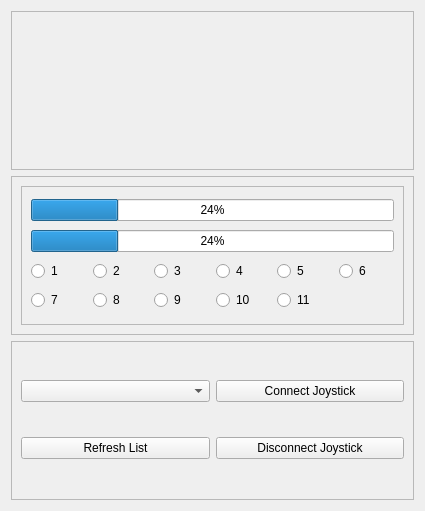
<?xml version="1.0" encoding="UTF-8"?>
<ui version="4.0">
 <class>joy_vis_widget</class>
 <widget class="QWidget" name="joy_vis_widget">
  <property name="geometry">
   <rect>
    <x>0</x>
    <y>0</y>
    <width>425</width>
    <height>511</height>
   </rect>
  </property>
  <property name="windowTitle">
   <string>Joystick Visualizer</string>
  </property>
  <layout class="QVBoxLayout" name="verticalLayout">
   <item>
    <widget class="QFrame" name="axis_frame">
     <property name="frameShape">
      <enum>QFrame::StyledPanel</enum>
     </property>
     <property name="frameShadow">
      <enum>QFrame::Raised</enum>
     </property>
     <layout class="QHBoxLayout" name="horizontalLayout"/>
    </widget>
   </item>
   <item>
    <widget class="QFrame" name="frame_2">
     <property name="frameShape">
      <enum>QFrame::StyledPanel</enum>
     </property>
     <property name="frameShadow">
      <enum>QFrame::Raised</enum>
     </property>
     <layout class="QVBoxLayout" name="verticalLayout_2">
      <item>
       <widget class="QFrame" name="frame_4">
        <property name="frameShape">
         <enum>QFrame::StyledPanel</enum>
        </property>
        <property name="frameShadow">
         <enum>QFrame::Raised</enum>
        </property>
        <layout class="QGridLayout" name="gridLayout">
         <item row="2" column="1">
          <widget class="QRadioButton" name="btn_2">
           <property name="enabled">
            <bool>true</bool>
           </property>
           <property name="text">
            <string>2</string>
           </property>
           <property name="checkable">
            <bool>true</bool>
           </property>
           <property name="autoExclusive">
            <bool>false</bool>
           </property>
          </widget>
         </item>
         <item row="3" column="4">
          <widget class="QRadioButton" name="btn_11">
           <property name="enabled">
            <bool>true</bool>
           </property>
           <property name="text">
            <string>11</string>
           </property>
           <property name="checkable">
            <bool>true</bool>
           </property>
           <property name="autoExclusive">
            <bool>false</bool>
           </property>
          </widget>
         </item>
         <item row="2" column="3">
          <widget class="QRadioButton" name="btn_4">
           <property name="enabled">
            <bool>true</bool>
           </property>
           <property name="text">
            <string>4</string>
           </property>
           <property name="checkable">
            <bool>true</bool>
           </property>
           <property name="autoExclusive">
            <bool>false</bool>
           </property>
          </widget>
         </item>
         <item row="3" column="1">
          <widget class="QRadioButton" name="btn_8">
           <property name="enabled">
            <bool>true</bool>
           </property>
           <property name="text">
            <string>8</string>
           </property>
           <property name="checkable">
            <bool>true</bool>
           </property>
           <property name="autoExclusive">
            <bool>false</bool>
           </property>
          </widget>
         </item>
         <item row="2" column="0">
          <widget class="QRadioButton" name="btn_1">
           <property name="enabled">
            <bool>true</bool>
           </property>
           <property name="text">
            <string>1</string>
           </property>
           <property name="checkable">
            <bool>true</bool>
           </property>
           <property name="autoExclusive">
            <bool>false</bool>
           </property>
          </widget>
         </item>
         <item row="2" column="4">
          <widget class="QRadioButton" name="btn_5">
           <property name="enabled">
            <bool>true</bool>
           </property>
           <property name="text">
            <string>5</string>
           </property>
           <property name="checkable">
            <bool>true</bool>
           </property>
           <property name="autoExclusive">
            <bool>false</bool>
           </property>
          </widget>
         </item>
         <item row="2" column="2">
          <widget class="QRadioButton" name="btn_3">
           <property name="enabled">
            <bool>true</bool>
           </property>
           <property name="text">
            <string>3</string>
           </property>
           <property name="checkable">
            <bool>true</bool>
           </property>
           <property name="autoExclusive">
            <bool>false</bool>
           </property>
          </widget>
         </item>
         <item row="3" column="2">
          <widget class="QRadioButton" name="btn_9">
           <property name="enabled">
            <bool>true</bool>
           </property>
           <property name="text">
            <string>9</string>
           </property>
           <property name="checkable">
            <bool>true</bool>
           </property>
           <property name="autoExclusive">
            <bool>false</bool>
           </property>
          </widget>
         </item>
         <item row="3" column="3">
          <widget class="QRadioButton" name="btn_10">
           <property name="enabled">
            <bool>true</bool>
           </property>
           <property name="text">
            <string>10</string>
           </property>
           <property name="checkable">
            <bool>true</bool>
           </property>
           <property name="autoExclusive">
            <bool>false</bool>
           </property>
          </widget>
         </item>
         <item row="3" column="0">
          <widget class="QRadioButton" name="btn_7">
           <property name="enabled">
            <bool>true</bool>
           </property>
           <property name="text">
            <string>7</string>
           </property>
           <property name="checkable">
            <bool>true</bool>
           </property>
           <property name="autoExclusive">
            <bool>false</bool>
           </property>
          </widget>
         </item>
         <item row="2" column="5">
          <widget class="QRadioButton" name="btn_6">
           <property name="enabled">
            <bool>true</bool>
           </property>
           <property name="text">
            <string>6</string>
           </property>
           <property name="checkable">
            <bool>true</bool>
           </property>
           <property name="autoExclusive">
            <bool>false</bool>
           </property>
          </widget>
         </item>
         <item row="1" column="0" colspan="6">
          <widget class="QProgressBar" name="right_trigger">
           <property name="value">
            <number>24</number>
           </property>
          </widget>
         </item>
         <item row="0" column="0" colspan="6">
          <widget class="QProgressBar" name="left_trigger">
           <property name="value">
            <number>24</number>
           </property>
          </widget>
         </item>
        </layout>
       </widget>
      </item>
     </layout>
    </widget>
   </item>
   <item>
    <widget class="QFrame" name="frame_3">
     <property name="frameShape">
      <enum>QFrame::StyledPanel</enum>
     </property>
     <property name="frameShadow">
      <enum>QFrame::Raised</enum>
     </property>
     <layout class="QGridLayout" name="gridLayout_2">
      <item row="0" column="1">
       <widget class="QPushButton" name="connect_joystick">
        <property name="text">
         <string>Connect Joystick</string>
        </property>
       </widget>
      </item>
      <item row="1" column="1">
       <widget class="QPushButton" name="disconnect_joystick">
        <property name="text">
         <string>Disconnect Joystick</string>
        </property>
       </widget>
      </item>
      <item row="1" column="0">
       <widget class="QPushButton" name="refresh_joysticks">
        <property name="text">
         <string>Refresh List</string>
        </property>
       </widget>
      </item>
      <item row="0" column="0">
       <widget class="QComboBox" name="joysticks_list"/>
      </item>
     </layout>
    </widget>
   </item>
  </layout>
 </widget>
 <resources/>
 <connections/>
</ui>
